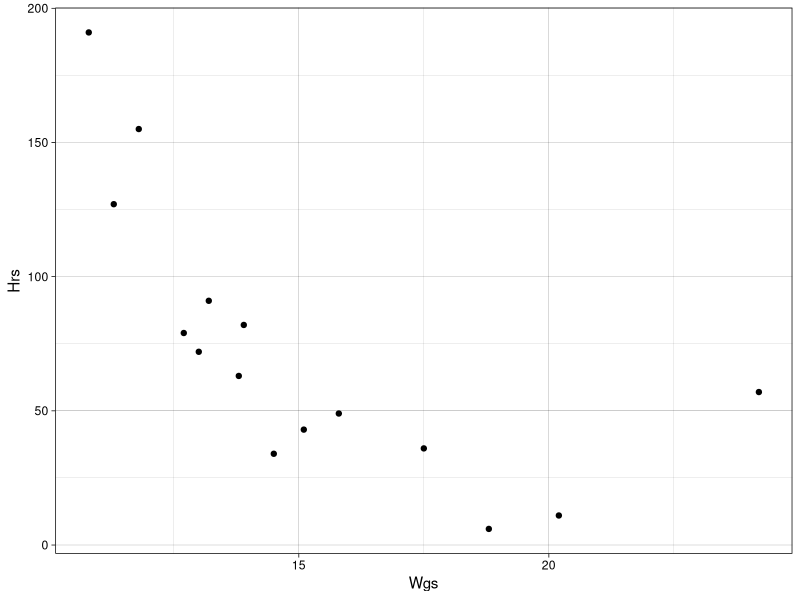
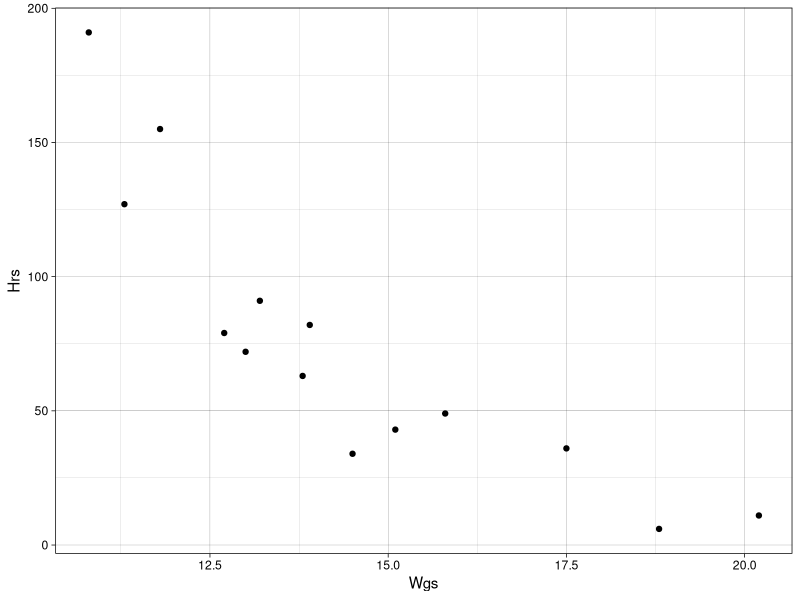

Recreate these plots in R, in order.
## ---- chunk 1
library(ggplot2)
library(tidyverse)

## ---- chunk 2
HoursMissed <- c(49, 36, 127, 91, 72, 34, 155, 11, 191, 6, 63, 79, 43, 57, 82)
AnnualWages <- c(15.8, 17.5, 11.3, 13.2, 13.0, 14.5, 11.8, 20.2, 10.8, 18.8, 13.8, 12.7, 15.1, 24.2, 13.9)

df <- data.frame(
  Hrs = HoursMissed, 
  Wgs = AnnualWages
)
## ---- chunk 3
ggplot(df, aes(x = Wgs, y = Hrs)) + 
  geom_point() +
  theme_linedraw()
## ---- chunk 4
df2 <- df[-14,]
## ---- chunk 5
ggplot(df2, aes(x = Wgs, y = Hrs)) + 
  geom_point() +
  theme_linedraw()
## ---- chunk 6
cor.test(df$Wgs, df$Hrs, method = "spearman")
## ---- chunk 7
cor.test(df2$Wgs, df2$Hrs, method = "spearman")
## ---- chunk 8
Day1 <- c( 5.0, 4.8, 5.1, 5.1, 4.8, 5.1, 4.8, 4.8, 5.0, 5.2, 4.9,4.9, 5.0 )
Day2 <- c( 5.8, 4.7, 4.7, 4.9,5.1, 4.9, 5.4, 5.3, 5.3, 4.8,5.7, 5.1, 5.7 )

## ---- chunk 9
var.test(x = Day1, y = Day2, ratio = 1,
         alternative = "less", conf.level = 0.99)
## ---- chunk 10
SSquared = 0.0002
SigmaSquared = 0.0003
alpha = 0.05
n = 10

TestStatistic <- ((n-1)*SSquared)/SigmaSquared

ChiSq <- qchisq((1-alpha), df = (n-1))

TestStatistic > ChiSq


## ---- chunk 11
VaccineMatrix <- matrix(c(24, 9, 13, 289, 100, 565),
                 ncol = 3, byrow = TRUE)
colnames(VaccineMatrix) <- c("NoVaccine", "OneShot", "TwoShots")
rownames(VaccineMatrix) <- c("Flu", "NoFlu")
VaccineTable <- as.table(VaccineMatrix)

## ---- chunk 12
chisq.test(VaccineTable)
## ---- chunk 13
df3 <- data.frame(
  Value = c(8001, 7910, 8111, 7802, 7500,
            8025, 7932, 8101, 7820, 7601, 
            8100, 7900, 8201, 7904, 7702, 
            8055, 7990, 8175, 7850, 7633,
            7991, 7892, 8102, 7819, 7600, 
            8007, 7922, 8235, 8100, 7561),
  MachineNum = rep(1:5, times = 6),
  EnvNum = rep(1:6, times = 1, each = 5)
)
## ---- chunk 14
friedman.test(df3$Value, df3$EnvNum, df3$MachineNum)
